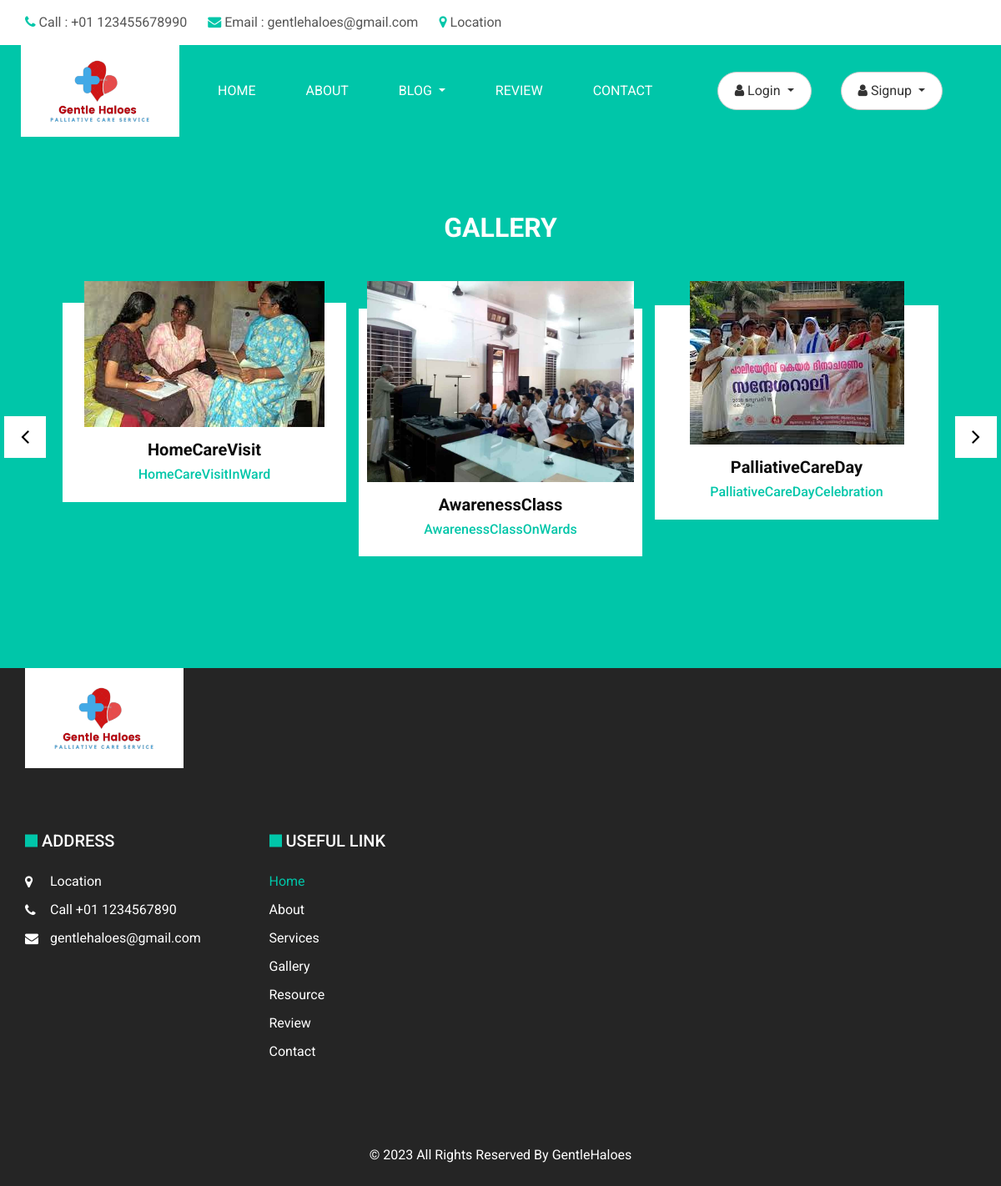
The page /gallery on the database as committed earlier.
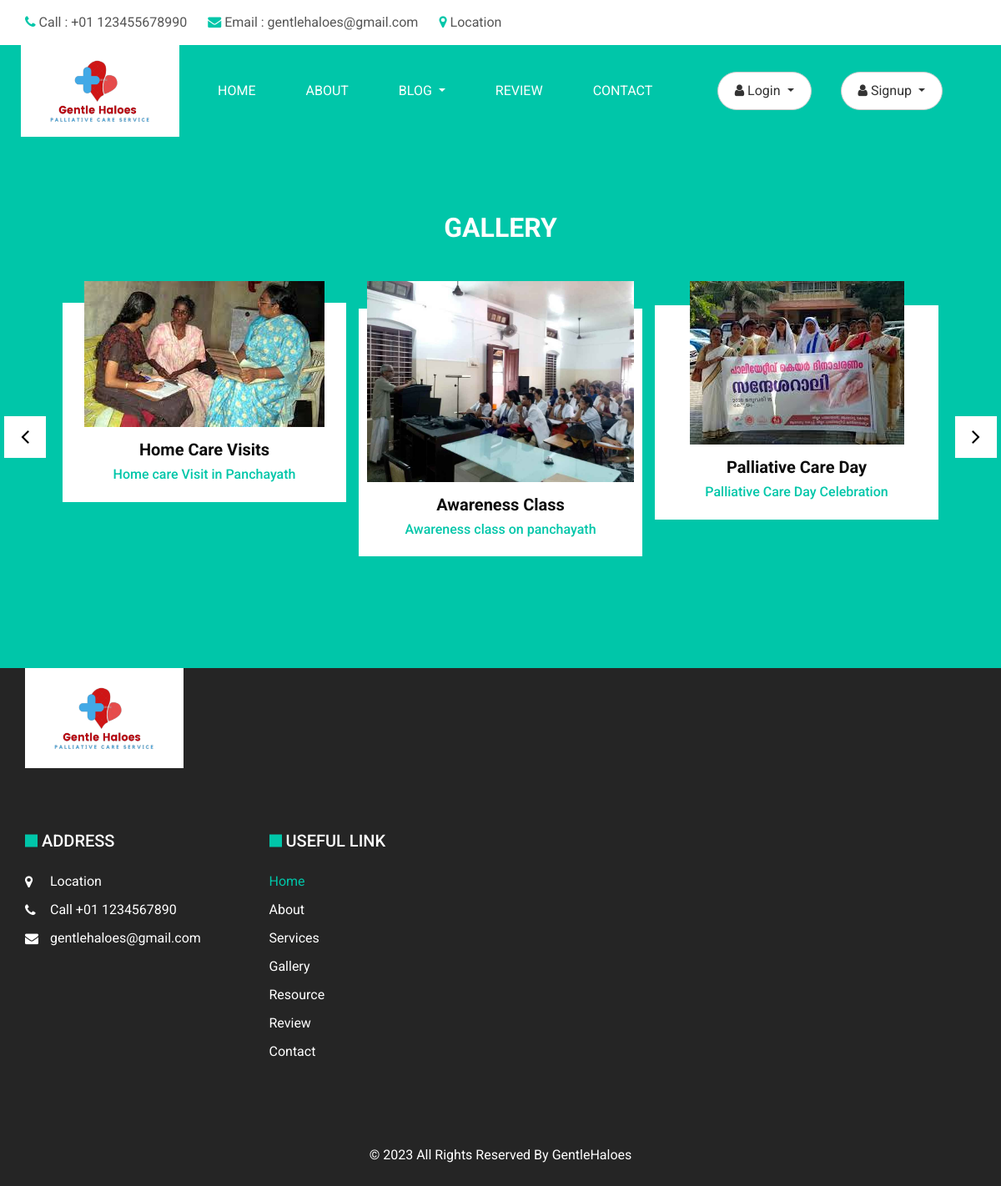
The same page on the database as committed later.
### GHapp/models.py (models this page shows, shortened)
class Image(models.Model):
    title = models.CharField(max_length=100)
    description = models.TextField()
    image = models.ImageField(upload_to='gallery/')  # 'gallery/' is the directory where images will be stored
    is_enabled = models.BooleanField(default=True)

### GHapp/views.py (the view)
# urls.py: path('gallery', views.gallery, name="gallery"),
def gallery(request):
    images = Image.objects.all()
    context = {
        'images': images,
    }
    return render(request, 'doctor.html', context)

### templates/doctor.html (shortened to what the changed rows need)
{% load static %}
<!DOCTYPE html>
<html>
<head>
  <link rel="stylesheet" type="text/css" href="{% static 'css/bootstrap.css' %}" />
  <link rel="stylesheet" type="text/css" href="https://cdnjs.cloudflare.com/ajax/libs/OwlCarousel2/2.3.4/assets/owl.carousel.min.css" />
  <link href="{% static 'css/font-awesome.min.css' %}" rel="stylesheet" />
  <link rel="stylesheet" href="https://cdnjs.cloudflare.com/ajax/libs/jquery-nice-select/1.1.0/css/nice-select.min.css" />
  <link rel="stylesheet" href="https://cdnjs.cloudflare.com/ajax/libs/bootstrap-datepicker/1.3.0/css/datepicker.css">
  <link href="{% static 'css/style.css' %}" rel="stylesheet" />
  <link href="{% static 'css/responsive.css' %}" rel="stylesheet" />
</head>
<body class="sub_page">
  <section class="team_section layout_padding">
    <div class="container">
      <div class="heading_container heading_center">
        <h2>
          <span>Gallery</span>
        </h2>
      </div>
      <div class="carousel-wrap ">
        <div class="owl-carousel team_carousel">
          {% for image in images %}
          <div class="item">
            <div class="box">
              <div class="img-box">
                <img src="{{ image.image.url }}" alt="{{ image.title }}" />
              </div>
              <div class="detail-box">
                <h5>{{ image.title }}</h5>
                <h6>{{ image.description }}</h6>
              </div>
            </div>
          </div>
          {% endfor %}
        </div>
      </div>
    </div>
  </section>
</body>
</html>

Rows that differ between the two databases and show on the page:
changed Image: title "HomeCareVisit" → "Home Care Visits"; description "HomeCareVisitInWard" → "Home care Visit in Panchayath"
changed Image: title "AwarenessClass" → "Awareness Class"; description "AwarenessClassOnWards" → "Awareness class on panchayath"
changed Image: title "PalliativeCareDay" → "Palliative Care Day"; description "PalliativeCareDayCelebration" → "Palliative Care Day Celebration"
